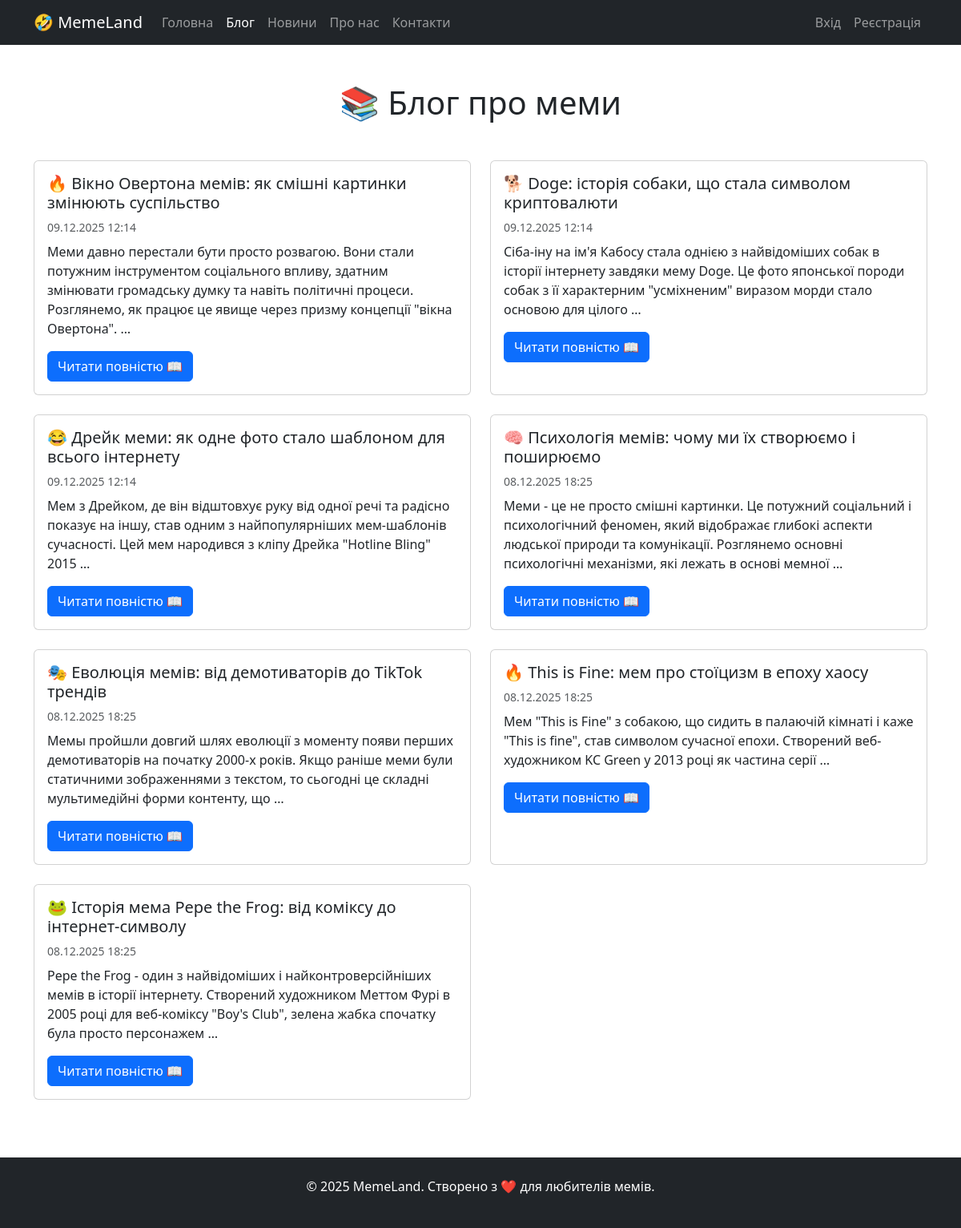
Screenshot of /blog/ with the database file from the repository.
### main/models.py (models this page shows, shortened)
class Article(models.Model):
    CATEGORY_CHOICES = [
        ('memes', 'Меми'),
        ('pupils', 'Учні'),
        ('other', 'Інше'),
    ]
    title = models.CharField(max_length=200)
    content = models.TextField()
    category = models.CharField(max_length=20, choices=CATEGORY_CHOICES, default='memes')
    video = models.FileField(upload_to='videos/', blank=True, null=True)
    date = models.DateTimeField(auto_now_add=True)
    class Meta:
        ordering = ['-date']

### main/views.py (the view)
# urls.py: path('blog/', views.blog, name='blog'),
def blog(request):
    articles = Article.objects.all()
    return render(request, 'blog.html', {'articles': articles})

### main/context_processors.py (called while the page is built)
def show_2fa_setup(request):
    show_setup = False
    if not isinstance(request.user, AnonymousUser) and request.user.is_authenticated:
        has_2fa = TOTPDevice.objects.filter(user=request.user, confirmed=True).exists()
        show_setup = not has_2fa
    return {
        'show_2fa_setup': show_setup
    }

### templates/blog.html (shortened to what this page needs)
<!DOCTYPE html>
<html lang="uk">
  <head>
    <link
      href="https://cdn.jsdelivr.net/npm/bootstrap@5.3.2/dist/css/bootstrap.min.css"
      rel="stylesheet"
    />
  </head>
  <body>
    <nav class="navbar navbar-expand-lg navbar-dark bg-dark">
      <div class="container">
        <a class="navbar-brand" href="{% url 'index' %}">🤣 MemeLand</a>
        <div class="collapse navbar-collapse" id="navbarNav">
          <div class="navbar-nav me-auto">
            <a class="nav-link" href="{% url 'index' %}">Головна</a>
            <a class="nav-link active" href="{% url 'blog' %}">Блог</a>
            <a class="nav-link" href="{% url 'news' %}">Новини</a>
            <a class="nav-link" href="{% url 'about' %}">Про нас</a>
            <a class="nav-link" href="{% url 'contact' %}">Контакти</a>
          </div>
          <div class="navbar-nav">
            {% if user.is_authenticated %}
            <a class="nav-link" href="{% url 'profile' %}"
              >👤 {{ user.username }}</a
            >
            <a class="nav-link" href="{% url 'logout' %}">Вихід</a>
            {% else %}
            <a class="nav-link" href="{% url 'login' %}">Вхід</a>
            <a class="nav-link" href="{% url 'register' %}">Реєстрація</a>
            {% endif %}
          </div>
        </div>
      </div>
    </nav>
    <div class="container mt-5">
      <h1 class="text-center mb-5">📚 Блог про меми</h1>
      {% if articles %}
      <div class="row">
        {% for article in articles %}
        <div class="col-lg-6 mb-4">
          <div class="card h-100">
            <div class="card-body">
              <h5 class="card-title">{{ article.title }}</h5>
              <p class="text-muted small mb-2">
                {{ article.date|date:"d.m.Y H:i" }}
              </p>
              <p class="card-text">{{ article.content|truncatewords:30 }}</p>
              <a
                href="{% url 'article_detail' article.pk %}"
                class="btn btn-primary"
                >Читати повністю 📖</a
              >
            </div>
          </div>
        </div>
        {% endfor %}
      </div>
      {% endif %}
    </div>
    <footer class="bg-dark text-white text-center py-4 mt-5">
      <div class="container">
        <p>&copy; 2025 MemeLand. Створено з ❤️ для любителів мемів.</p>
      </div>
    </footer>
  </body>
</html>

### rows the page displays
Article: title "🔥 Вікно Овертона мемів: як смішні картинки змінюють суспільство", date "09.12.2025 12:14", content "Меми давно перестали бути просто розвагою. Вони стали потужним інструментом соціального впливу, здатним змінювати громадську думку та навіть політичні процеси. Розглянемо, як працює це явище через призму концепції \"вікна Овертона\". …"
Article: title "🐕 Doge: історія собаки, що стала символом криптовалюти", date "09.12.2025 12:14", content "Сіба-іну на ім'я Кабосу стала однією з найвідоміших собак в історії інтернету завдяки мему Doge. Це фото японської породи собак з її характерним \"усміхненим\" виразом морди стало основою для цілого …"
Article: title "😂 Дрейк меми: як одне фото стало шаблоном для всього інтернету", date "09.12.2025 12:14", content "Мем з Дрейком, де він відштовхує руку від одної речі та радісно показує на іншу, став одним з найпопулярніших мем-шаблонів сучасності. Цей мем народився з кліпу Дрейка \"Hotline Bling\" 2015 …"
Article: title "🧠 Психологія мемів: чому ми їх створюємо і поширюємо", date "08.12.2025 18:25", content "Меми - це не просто смішні картинки. Це потужний соціальний і психологічний феномен, який відображає глибокі аспекти людської природи та комунікації. Розглянемо основні психологічні механізми, які лежать в основі мемної …"
Article: title "🎭 Еволюція мемів: від демотиваторів до TikTok трендів", date "08.12.2025 18:25", content "Мемы пройшли довгий шлях еволюції з моменту появи перших демотиваторів на початку 2000-х років. Якщо раніше меми були статичними зображеннями з текстом, то сьогодні це складні мультимедійні форми контенту, що …"
Article: title "🔥 This is Fine: мем про стоїцизм в епоху хаосу", date "08.12.2025 18:25", content "Мем \"This is Fine\" з собакою, що сидить в палаючій кімнаті і каже \"This is fine\", став символом сучасної епохи. Створений веб-художником KC Green у 2013 році як частина серії …"
Article: title "🐸 Історія мема Pepe the Frog: від коміксу до інтернет-символу", date "08.12.2025 18:25", content "Pepe the Frog - один з найвідоміших і найконтроверсійніших мемів в історії інтернету. Створений художником Меттом Фурі в 2005 році для веб-коміксу \"Boy's Club\", зелена жабка спочатку була просто персонажем …"
